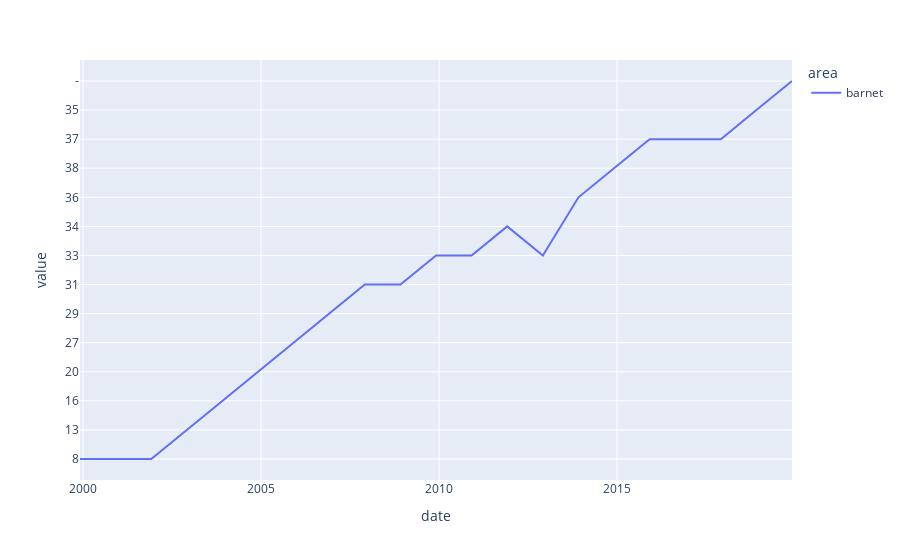

Here is the notebook cell this chart was saved with:
### Code cell
import plotly.express as px
import plotly.graph_objects as go
salarios=px.line(data2,x="date", y=["recycling_pct"], color="area")
salarios.show()

### Figure 1 — Plotly figure (JSON) as saved in the notebook; plotly's stock layout.template omitted (floating-point values rounded to 4 significant figures)
{"data": [{"hovertemplate": "area=barnet<br>variable=recycling_pct<br>date=%{x}<br>value=%{y}<extra></extra>", "legendgroup": "barnet", "line": {"color": "#636efa", "dash": "solid"}, "mode": "lines", "name": "barnet", "orientation": "v", "showlegend": true, "type": "scatter", "x": ["1999-12-01", "2000-12-01", "2001-12-01", "2002-12-01", "2003-12-01", "2004-12-01", "2005-12-01", "2006-12-01", "2007-12-01", "2008-12-01", "2009-12-01", "2010-12-01", "2011-12-01", "2012-12-01", "2013-12-01", "2014-12-01", "2015-12-01", "2016-12-01", "2017-12-01", "2018-12-01", "2019-12-01"], "xaxis": "x", "y": ["8", "8", "8", "13", "16", "20", "27", "29", "31", "31", "33", "33", "34", "33", "36", "38", "37", "37", "37", "35", "-"], "yaxis": "y"}], "layout": {"legend": {"title": {"text": "area"}, "tracegroupgap": 0}, "margin": {"t": 60}, "xaxis": {"anchor": "y", "domain": [0, 1], "title": {"text": "date"}}, "yaxis": {"anchor": "x", "domain": [0, 1], "title": {"text": "value"}}}}
